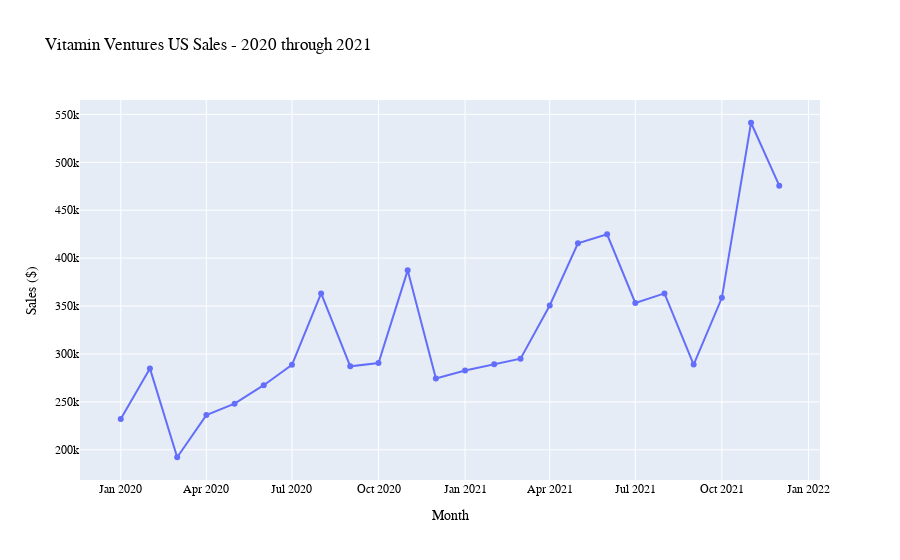

Notebook code for this chart:
### Code cell
x=US_month_df.date
y=US_month_df.sum_net_sales
fig = go.Figure()
fig.add_trace(go.Scatter(x=x, y=y, mode='lines+markers'))
             
fig.update_layout(
    title="Vitamin Ventures US Sales - 2020 through 2021",
    xaxis_title="Month",
    yaxis_title="Sales ($)",
    legend_title="Legend Title",
    font=dict(
        family="Courier New, monospace",
        size=12,
        color="Black")
)
    
fig.show()

### Figure 1 — Plotly figure (JSON) as saved in the notebook; plotly's stock layout.template omitted (floating-point values rounded to 4 significant figures)
{"data": [{"mode": "lines+markers", "type": "scatter", "x": ["2020-01-01", "2020-02-01", "2020-03-01", "2020-04-01", "2020-05-01", "2020-06-01", "2020-07-01", "2020-08-01", "2020-09-01", "2020-10-01", "2020-11-01", "2020-12-01", "2021-01-01", "2021-02-01", "2021-03-01", "2021-04-01", "2021-05-01", "2021-06-01", "2021-07-01", "2021-08-01", "2021-09-01", "2021-10-01", "2021-11-01", "2021-12-01"], "y": [232200.0, 285000.0, 192300.0, 236200.0, 248100.0, 267400.0, 288700.0, 363200.0, 287100.0, 290500.0, 387300.0, 274300.0, 282800.0, 289400.0, 295100.0, 350600.0, 415500.0, 424900.0, 353300.0, 363200.0, 289000.0, 358600.0, 541300.0, 475600.0]}], "layout": {"font": {"color": "Black", "family": "Courier New, monospace", "size": 12}, "legend": {"title": {"text": "Legend Title"}}, "title": {"text": "Vitamin Ventures US Sales - 2020 through 2021"}, "xaxis": {"title": {"text": "Month"}}, "yaxis": {"title": {"text": "Sales ($)"}}}}
